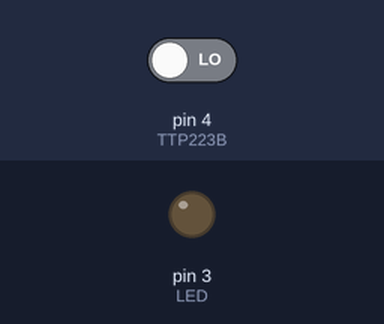
A sketch run on a simulated Arduino Uno, built with avr-gcc and run on an emulated ATmega328P. Shown: output pins drawn as LEDs (lit = HIGH). The test bench sets the inputs (shaded band); at power-on: pin 4 (TTP223B) LOW.

Above: at 1.2 s.
1.3 s: pin 4 (TTP223B) driven HIGH
At 2.0 s:
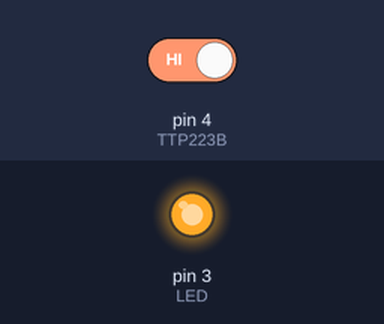
2.8 s: pin 4 (TTP223B) driven LOW
At 3.2 s:
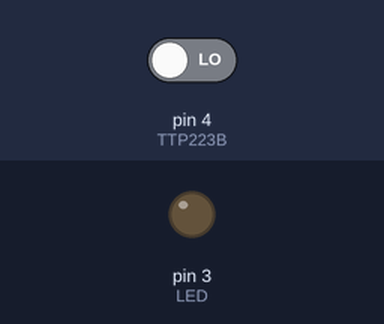
Timing chart, 0 to 5.8 s (numbered marks = the images above; inputs shaded):
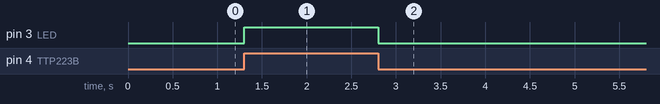

Measured:
- after the input at 1.3 s, pin 3 (LED): LOW → HIGH at once
- after the input at 2.8 s, pin 3 (LED): HIGH → LOW at once

The sketch:

practica10.ino
```cpp
/***************************************************************
**            Benemérita Universidad Autónoma de Puebla       **
**               Automatización y Robótica Otoño 2022         **
**                        Perez Mena Rogelio                  **
**                 Sereno Casas Carlos Emiliano               **
**                   Práctica #10  Sensor capacitivo          **
***************************************************************/

int LED = 3;
int TTP223B = 4;

void setup() {
  pinMode(LED, OUTPUT);                    // LED como salida
  pinMode(TTP223B, INPUT);                 // TTP223B como entrada
}

void loop() {
  if (digitalRead(TTP223B) == HIGH) {      // Si el boton esta presionado
    digitalWrite(LED, HIGH);               // Enciende el LED
    Serial.println("Boton presionado");    // Imprime en el monitor serial
  } else {                                 // Si el boton no esta presionado
    digitalWrite(LED, LOW);                // Apaga el LED
    Serial.println("Boton no presionado"); // Imprime en el monitor serial
  }
  delay(100);                              // Espera 100 milisegundos
}


// Comentarios:

/*
El código define dos constantes enteras:

LED: Una constante entera con un valor de 3 que se utiliza para definir el pin del microcontrolador que se usará como salida para el LED.
TTP223B: Una constante entera con un valor de 4 que se utiliza para definir el pin del microcontrolador que se usará como entrada para el botón TTP223B.
El código tiene dos funciones principales: setup() y loop().

La función setup() se ejecuta una vez cuando se inicia el microcontrolador. Establece los modos de los pines LED y TTP223B como salida y entrada, respectivamente.

La función loop() es la función principal que se ejecuta repetidamente mientras el microcontrolador está en funcionamiento. En primer lugar, se lee el estado del botón TTP223B con la función digitalRead(). Si el botón está presionado y digitalRead() devuelve HIGH, se enciende el LED con la función digitalWrite() y se imprime "Boton presionado" en el monitor serial con la función Serial.println(). Si el botón no está presionado, se apaga el LED y se imprime "Boton no presionado" en el monitor serial. Finalmente, se espera 100 milisegundos con la función delay() antes de volver a iniciar la función loop().

Este código podría ser utilizado para controlar el encendido y apagado de un LED dependiendo del estado del botón TTP223B.

*/
```
